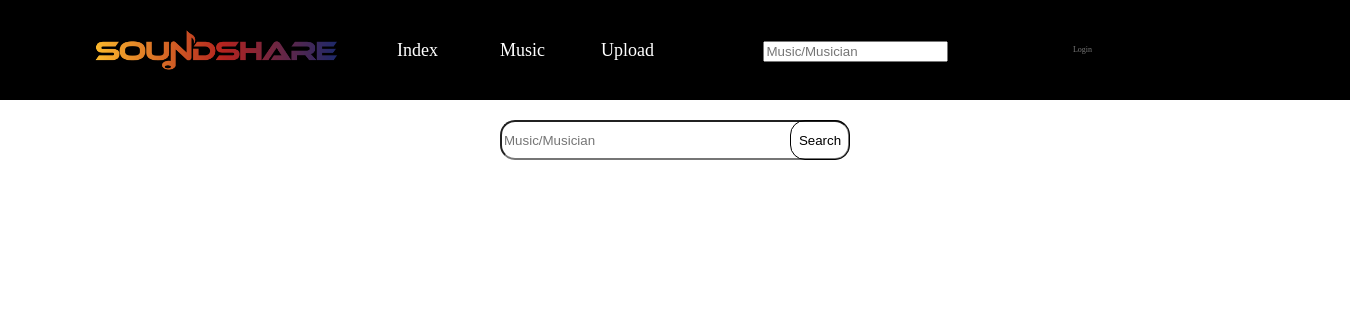
The page /soundshare/music/In Between/ on the database as committed earlier.
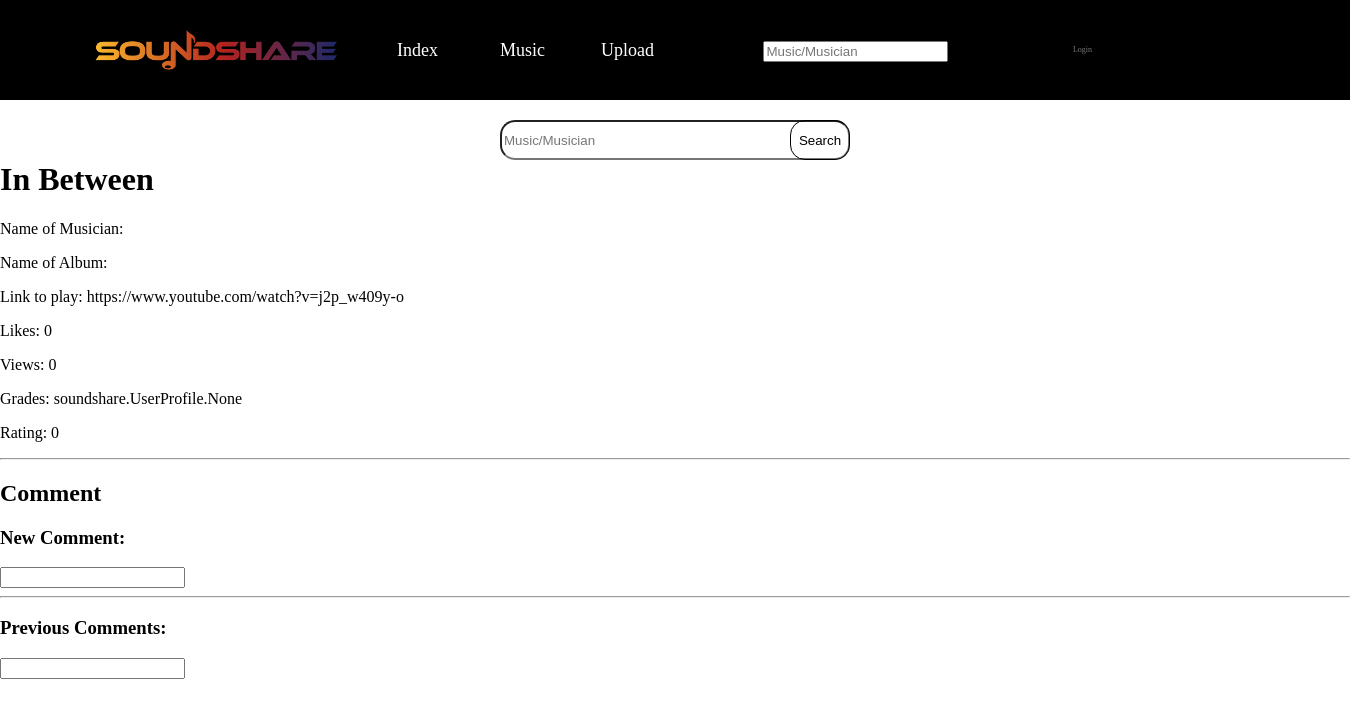
The same page on the database as committed later.
### soundshare/models.py (models this page shows, shortened)
class Song(models.Model):
    title = models.CharField(max_length=64, unique=True)
    views = models.IntegerField(default=0)
    likes = models.IntegerField(default=0)
    creator = models.ManyToManyField(UserProfile)
    average_rating = models.IntegerField(default=0)
    album_title = models.CharField(max_length=64)
    link = models.URLField(unique=True)

### soundshare/views.py (the view)
# urls.py: path('music/<str:music_title>/', views.music, name='music'),
def music(request, music_title):
    context_dict = {}
    try:
        music_info = Song.objects.get(title=music_title)
        context_dict = {'music_info': music_info}
        return render(request, 'soundshare/music.html', context=context_dict)
    except Song.DoesNotExist:
        print("The song is not exist!")
        return render(request, 'soundshare/music.html', context=context_dict)

### templates/soundshare/music.html (shortened to what this page needs)
{% extends 'soundshare/base.html' %}
{% load staticfiles %}
{% block body_block %}
	<div id="background-music">
		<div id="sear1">
			<form method="post" id="form2"><input type="search" placeholder="Music/Musician" id="sear">
				<button id="but2">Search</button>
			</form>
		</div>
		<div id="music_info">
			{% if music_info %}
			<h1> {{ music_info.title }} </h1>
			<div id="detail_info">
				<p> Name of Musician: {{ music_info. }}</p>
				<p> Name of Album: {{ music_info.album_title }}</p>
				<p> Link to play: {{ music_info.link }} </p>
				<p> Likes: {{ music_info.likes }} </p>
				<p> Views: {{ music_info.views }} </p>
				<p> Grades: {{ music_info.creator }} </p>
				<p> Rating: {{ music_info.average_rating }} </p>
			</div>
			<hr />
			<h2> Comment </h2>
			<div id="comment">
				<div id="new_comment">
					<h3>New Comment: </h3> <input />
				</div>
				<hr />
				<div id="previous_comments">
					<h3>Previous Comments: </h3> <input />
				</div>
			</div>
			{% endif %}
		</div>
	</div>
{% endblock %}

Rows that differ between the two databases and show on the page:
added Song: title "In Between", link "https://www.youtube.com/watch?v=j2p_w409y-o", likes "0", views "0", creator "soundshare.UserProfile.None", average_rating "0"
Other text that changed with them:
text now shown: "Name of Musician: Name of Album: Link to play: Likes: Views: Grades: Rating: Comment New Comment: Previous Comments:"
